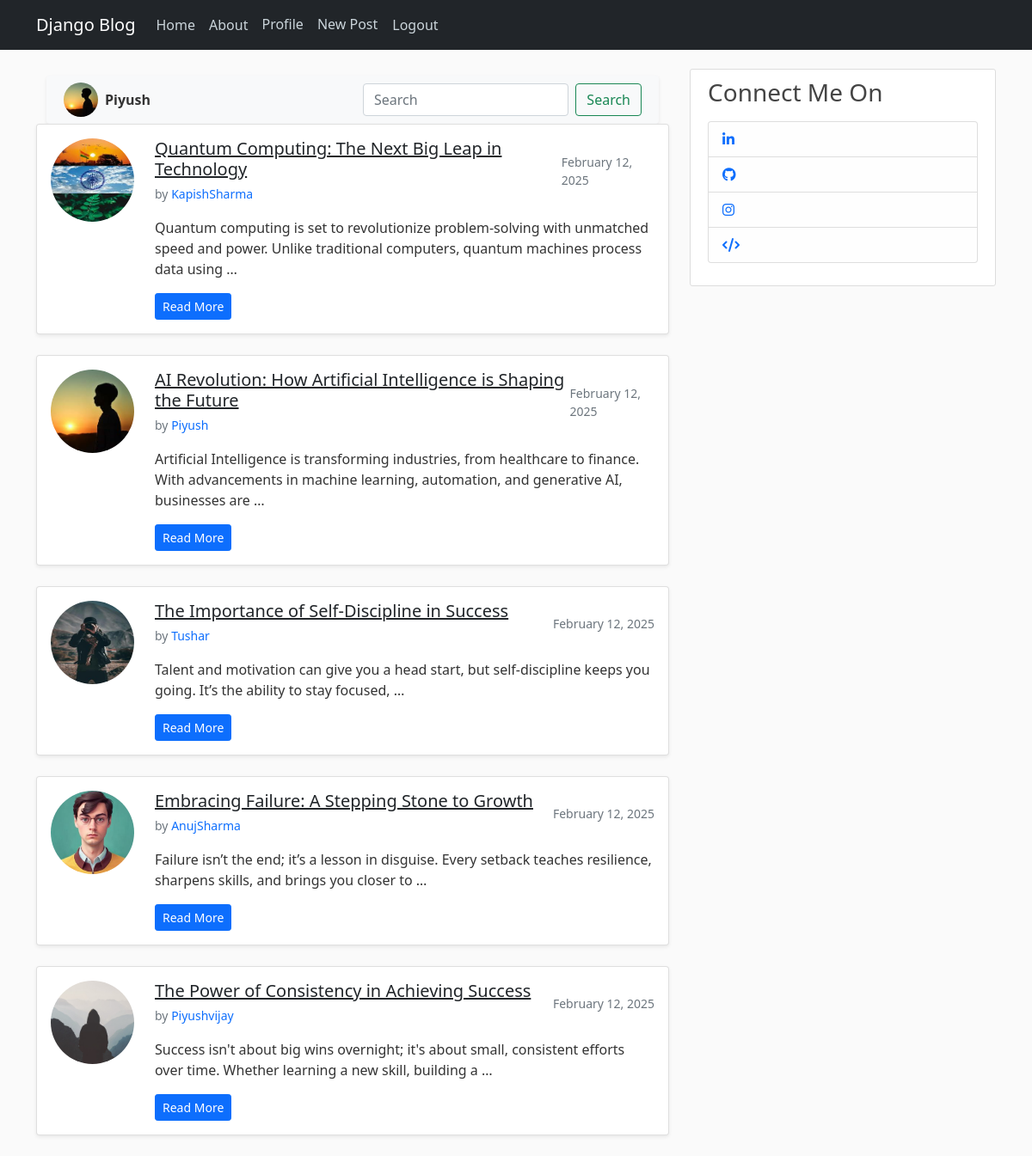
The app's page / (signed in) with its own data.
### users/models.py (models this page shows, shortened)
class Profile(models.Model):
    user = models.OneToOneField(User, on_delete=models.CASCADE)
    image = models.ImageField(default='default.jpg', upload_to='profile_pics')

### blog/models.py (models this page shows, shortened)
class Post(models.Model):
    title = models.CharField(max_length=100)
    content = models.TextField()
    date_posted = models.DateTimeField(default = timezone.now)
    author = models.ForeignKey(User, on_delete = models.CASCADE)

### blog/views.py (the view)
# urls.py: path('', PostListView.as_view(), name = 'blog-home'),
class PostListView(ListView):
    model = Post
    template_name = 'blog/home.html'
    context_object_name = 'posts'
    ordering = ['-date_posted']
    paginate_by = 5

### blog/templates/blog/home.html (shortened to what this page needs)
{% extends "blog/base.html" %}
{% block content %}
<div class="container mt-2">
  <div class="row justify-content-between align-items-center bg-light p-2 rounded shadow-sm">
        {% if user.is_authenticated %}
        <div class="col-md-auto d-flex align-items-center">
            <a href="{% url 'profile' %}">
                <img src="{{ user.profile.image.url }}" class="rounded-circle me-2" width="40" height="40" alt="Profile Image">
            </a>
            <span class="fw-bold">{{ user.username }}</span>
        </div>
        {% endif %}
      <div class="col-md-6">
          <form class="d-flex" method="GET" action="{% url 'search' %}">
              <input class="form-control me-2" type="search" placeholder="Search" name="query">
              <button class="btn btn-outline-success" type="submit">Search</button>
          </form>
      </div>
  </div>
</div>
    {% for post in posts %}
      <div class="card mb-4 shadow-sm">
          <div class="card-body">
              <div class="row">
                  <div class="col-md-2 col-3 text-center">
                      <div class="ratio ratio-1x1">
                          <img class="rounded-circle img-fluid" src="{{ post.author.profile.image.url }}" alt="Profile Image">
                      </div>
                  </div>
                  <div class="col-md-10 col-9">
                      <div class="d-flex justify-content-between align-items-center">
                          <div>
                              <h5 class="card-title mb-1"><a class="text-dark" href="{% url 'post-detail' post.id %}">{{ post.title }}</a></h5>
                              <small class="text-muted">by <a href="{% url 'user-posts' post.author.username %}" class="text-decoration-none">{{ post.author }}</a></small>
                          </div>
                          <small class="text-muted">{{ post.date_posted|date:"F d, Y" }}</small>
                      </div>
                      <p class="card-text mt-3">{{ post.content|truncatewords:20 }}</p>
                      <a href="{% url 'post-detail' post.id %}" class="btn btn-primary btn-sm">Read More</a>
                  </div>
              </div>
          </div>
      </div>
    {% endfor %}
{% endblock content %}

### blog/static/blog/main.css (style rules this page uses)
body { background: #fafafa; color: #333333; margin-top: 5rem; }
h1, h2, h3, h4, h5, h6 { color: #444444; }

### records on screen
Post: author.profile.image (picture), title "Quantum Computing: The Next Big Leap in Technology", author "KapishSharma", date_posted "February 12, 2025", content "Quantum computing is set to revolutionize problem-solving with unmatched speed and power. Unlike traditional computers, quantum machines process data using …"
Post: author.profile.image (picture), title "AI Revolution: How Artificial Intelligence is Shaping the Future", author "Piyush", date_posted "February 12, 2025", content "Artificial Intelligence is transforming industries, from healthcare to finance. With advancements in machine learning, automation, and generative AI, businesses are …"
Post: author.profile.image (picture), title "The Importance of Self-Discipline in Success", author "Tushar", date_posted "February 12, 2025", content "Talent and motivation can give you a head start, but self-discipline keeps you going. It’s the ability to stay focused, …"
Post: author.profile.image (picture), title "Embracing Failure: A Stepping Stone to Growth", author "AnujSharma", date_posted "February 12, 2025", content "Failure isn’t the end; it’s a lesson in disguise. Every setback teaches resilience, sharpens skills, and brings you closer to …"
Post: author.profile.image (placeholder picture), title "The Power of Consistency in Achieving Success", author "Piyushvijay", date_posted "February 12, 2025", content "Success isn't about big wins overnight; it's about small, consistent efforts over time. Whether learning a new skill, building a …"

### other values on screen
{{ user.username }} "Piyush"
